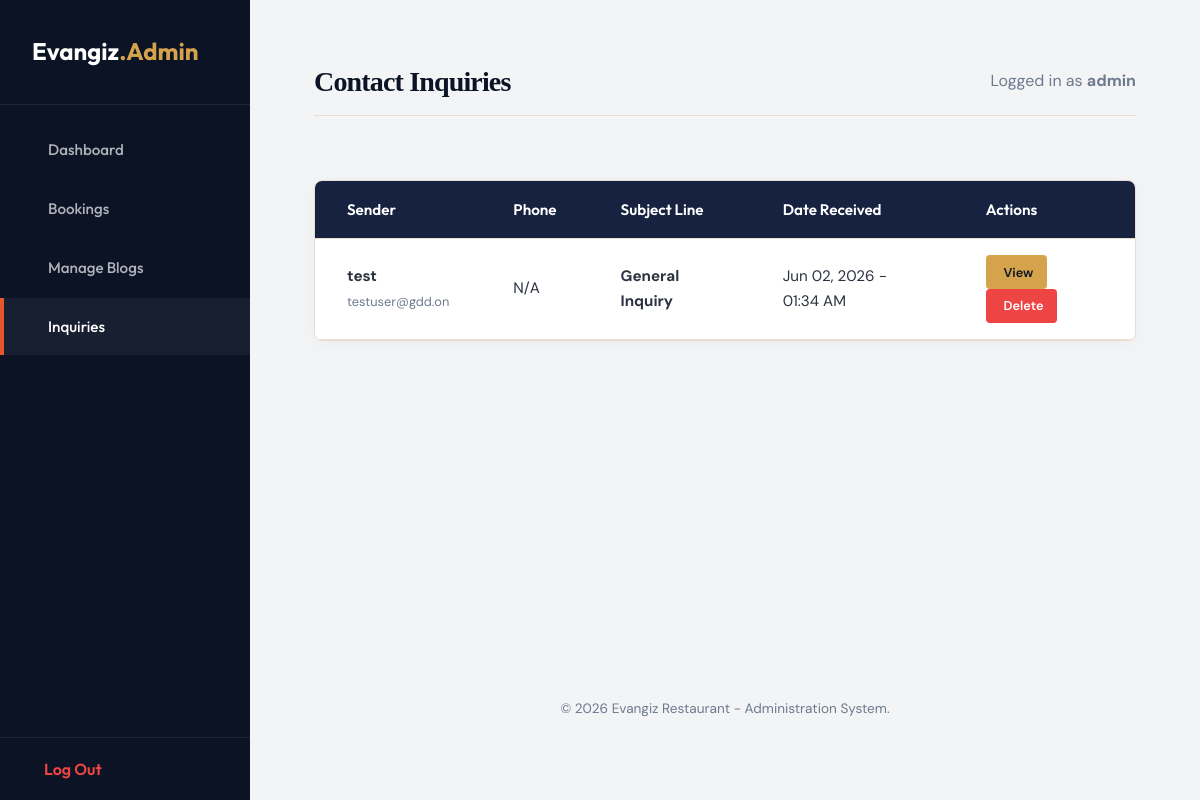
/admin/inquiries.php (signed in), run on the app's committed database.
### tables this page shows
CREATE TABLE contacts (
    id INTEGER PRIMARY KEY AUTOINCREMENT,
    name VARCHAR(100) NOT NULL,
    email VARCHAR(100) NOT NULL,
    phone VARCHAR(30) NOT NULL,
    subject VARCHAR(255) NOT NULL,
    message TEXT NOT NULL,
    created_at TIMESTAMP DEFAULT CURRENT_TIMESTAMP
);

### config.php (called while the page is built, shortened)
<?php
function url($path = '') {
    $project_root = str_replace('\\', '/', __DIR__);
    $script_filename = str_replace('\\', '/', $_SERVER['SCRIPT_FILENAME'] ?? '');
    $script_name = str_replace('\\', '/', $_SERVER['SCRIPT_NAME'] ?? '');
    $base_url = '';
    if (!empty($script_filename) && !empty($script_name)) {
        if (strpos($script_filename, $project_root) === 0) {
            $suffix = substr($script_filename, strlen($project_root));
            if (substr($script_name, -strlen($suffix)) === $suffix) {
                $base_url = substr($script_name, 0, strlen($script_name) - strlen($suffix));
            } else {
                $base_url = dirname($script_name);
                if ($base_url === '\\' || $base_url === '/') {
                    $base_url = '';
                }
            }
        }
    }
    $base_url = rtrim(str_replace('\\', '/', $base_url), '/');
    return $base_url . '/' . ltrim($path, '/');
}
?>

### admin/inquiries.php (the view, shortened to what this page needs)
<?php
include_once __DIR__ . '/includes/header.php';
$action = $_GET['action'] ?? 'list';
$inquiry_id = intval($_GET['id'] ?? 0);
$inquiries = [];
$view_inquiry = null;
if ($action === 'list') {
    try {
        $inquiries = $conn->query("SELECT * FROM contacts ORDER BY created_at DESC")->fetchAll();
    } catch (PDOException $e) {
        $alert_error = "Database read error: " . $e->getMessage();
    }
}
?>
<?php if ($action === 'view' && $view_inquiry): ?>
    <div class="admin-form-panel" style="max-width: 900px; width: 100%;">
        <h3 style="margin-bottom: var(--space-lg); color: var(--color-primary);">Inquiry Message details</h3>
        <table class="admin-table" style="margin-bottom: var(--space-lg);">
            <tr>
                <th style="width: 35%;">Field</th>
                <th>Details</th>
            </tr>
            <tr>
                <td><strong>Sender Name</strong></td>
                <td><?php echo htmlspecialchars($view_inquiry['name']); ?></td>
            </tr>
            <tr>
                <td><strong>Email Address</strong></td>
                <td><a href="mailto:<?php echo htmlspecialchars($view_inquiry['email']); ?>"><?php echo htmlspecialchars($view_inquiry['email']); ?></a></td>
            </tr>
            <tr>
                <td><strong>Phone Number</strong></td>
                <td><a href="tel:<?php echo htmlspecialchars($view_inquiry['phone']); ?>"><?php echo htmlspecialchars($view_inquiry['phone']); ?></a></td>
            </tr>
            <tr>
                <td><strong>Subject Line</strong></td>
                <td><?php echo htmlspecialchars($view_inquiry['subject']); ?></td>
            </tr>
            <tr>
                <td><strong>Date Received</strong></td>
                <td><?php echo date('F d, Y - h:i A', strtotime($view_inquiry['created_at'])); ?></td>
            </tr>
            <tr>
                <td><strong>Message Text</strong></td>
                <td><?php echo nl2br(htmlspecialchars($view_inquiry['message'])); ?></td>
            </tr>
        </table>
        <div style="display: flex; gap: var(--space-sm); flex-wrap: wrap;">
            <a href="mailto:<?php echo htmlspecialchars($view_inquiry['email']); ?>?subject=Re: <?php echo urlencode($view_inquiry['subject']); ?>" class="btn-action btn-action-approve" style="padding: 0.65rem 1.25rem; font-size: 0.9rem; white-space: nowrap;"><i class="hgi-stroke hgi-mail-01"></i> Reply via Email</a>
            <a href="<?php echo admin_url('/inquiries.php?action=delete&id=' . $view_inquiry['id']); ?>" class="btn-action btn-action-delete" style="padding: 0.65rem 1.25rem; font-size: 0.9rem; white-space: nowrap;" onclick="return confirm('Are you sure you want to delete this message?');"><i class="hgi-stroke hgi-delete-02"></i> Delete message</a>
            <a href="<?php echo admin_url('/inquiries.php'); ?>" class="btn-action btn-action-secondary" style="padding: 0.65rem 1.25rem; font-size: 0.9rem; white-space: nowrap;"><i class="hgi-stroke hgi-arrow-left-01"></i> Back to List</a>
        </div>
    </div>
<?php else: ?>
    <div class="admin-table-card">
        <?php if (empty($inquiries)): ?>
            <div style="padding: var(--space-xl);" class="text-center text-muted">
                <p>No customer inquiries logged yet.</p>
            </div>
        <?php else: ?>
            <table class="admin-table">
                <thead>
                    <tr>
                        <th>Sender</th>
                        <th>Phone</th>
                        <th>Subject Line</th>
                        <th>Date Received</th>
                        <th>Actions</th>
                    </tr>
                </thead>
                <tbody>
                    <?php foreach ($inquiries as $inquiry): ?>
                        <tr>
                            <td>
                                <strong><?php echo htmlspecialchars($inquiry['name']); ?></strong><br>
                                <span class="text-muted" style="font-size: 0.8rem;"><?php echo htmlspecialchars($inquiry['email']); ?></span>
                            </td>
                            <td><?php echo htmlspecialchars($inquiry['phone']); ?></td>
                            <td><strong><?php echo htmlspecialchars($inquiry['subject']); ?></strong></td>
                            <td><?php echo date('M d, Y - h:i A', strtotime($inquiry['created_at'])); ?></td>
                            <td>
                                <a href="<?php echo admin_url('/inquiries.php?action=view&id=' . $inquiry['id']); ?>" class="btn-action btn-action-edit" style="white-space: nowrap;"><i class="hgi-stroke hgi-search-01"></i> View</a>
                                <a href="<?php echo admin_url('/inquiries.php?action=delete&id=' . $inquiry['id']); ?>" class="btn-action btn-action-delete" style="white-space: nowrap;" onclick="return confirm('Confirm permanent deletion of this message?');"><i class="hgi-stroke hgi-delete-02"></i> Delete</a>
                            </td>
                        </tr>
                    <?php endforeach; ?>
                </tbody>
            </table>
        <?php endif; ?>
    </div>
<?php endif; ?>
<?php
include_once __DIR__ . '/includes/footer.php';
?>

### css/main.css (style rules this page uses)
:root { --color-primary: #0b1325; --color-primary-light: #16223f; --color-accent: #e7562a; --color-accent-hover: #cf431a; --color-secondary: #d4a34b; --color-bg-warm: #fcf9f5; --color-bg-cream: #ffffff; --color-text-dark: #2c323f; --color-text-light: #f5f6f8; --color-text-muted: #6e7a8e; --color-border: #ebdcd0; --color-success: #10b981; --color-error: #ef4444; --color-white: #ffffff; --color-blue: #0084f7; --font-heading: 'Outfit', -apple-system, BlinkMacSystemFont, "Segoe UI", Roboto, sans-serif; --font-serif: 'Cormorant Garamond', Georgia, serif; --font-body: 'DM Sans', -apple-system, BlinkMacSystemFont, "Segoe UI", Roboto, sans-serif; --space-xs: 0.25rem; --space-sm: 0.5rem; --space-md: 1rem; --space-lg: 2rem; --space-xl: 4rem; --space-xxl: 7rem; --max-width: 1200px; --radius-sm: 4px; --radius-md: 8px; --radius-lg: 16px; --radius-xl: 32px; --radius-round: 9999px; --transition-smooth: all 0.4s cubic-bezier(0.16, 1, 0.3, 1); --transition-fast: all 0.2s ease; --shadow-subtle: 0 4px 20px rgba(0, 0, 0, 0.03); --shadow-medium: 0 8px 30px rgba(11, 19, 37, 0.06); --shadow-premium: 0 20px 50px rgba(11, 19, 37, 0.12); }
*, *::before, *::after { box-sizing: border-box; margin: 0; padding: 0; }
html { scroll-behavior: smooth; -webkit-font-smoothing: antialiased; -moz-osx-font-smoothing: grayscale; }
body { font-family: var(--font-body); font-size: 1rem; line-height: 1.65; color: var(--color-text-dark); background-color: var(--color-bg-warm); overflow-x: hidden; }
a { color: inherit; text-decoration: none; transition: var(--transition-fast); }
.text-muted { color: var(--color-text-muted); }

### admin/includes/header.php (style rules this page uses)
:root { --admin-sidebar-width: 250px; }
body { background-color: #f3f4f6; display: flex; min-height: 100vh; }
.admin-table-card { background-color: var(--color-bg-cream); border-radius: var(--radius-md); box-shadow: var(--shadow-subtle); border: 1px solid var(--color-border); overflow: hidden; }
.admin-table { width: 100%; border-collapse: collapse; text-align: left; }
.admin-table th, .admin-table td { padding: var(--space-md) var(--space-lg); border-bottom: 1px solid var(--color-border); font-size: 0.95rem; }
.admin-table th { background-color: var(--color-primary-light); color: var(--color-white); font-family: var(--font-heading); font-weight: 600; }
.btn-action { padding: 0.4rem 0.85rem; font-size: 0.8rem; border-radius: var(--radius-sm); font-weight: 600; display: inline-flex; align-items: center; gap: 4px; cursor: pointer; border: none; }
.btn-action-edit { background-color: var(--color-secondary); color: var(--color-primary); }
.btn-action-delete { background-color: var(--color-error); color: var(--color-white); }

### data on the page
contacts: name "test", email "testuser@gdd.on", phone "N/A", subject "General Inquiry", created_at "Jun 02, 2026 - 01:34 AM"

### other printed values
$_SESSION['admin_user'] "admin"
